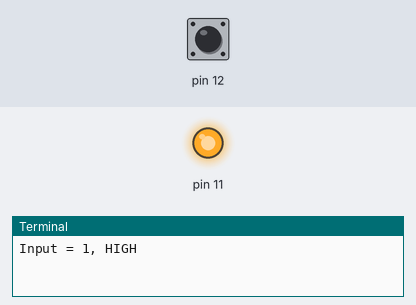
Simulated run of this program. Board: Raspberry Pi (header pin numbers). Parts: output pins drawn as LEDs (lit = HIGH), the last lines printed to the terminal. Inputs (shaded band) come from the test bench; at power-on: pin 12 HIGH.

Above: at 1.2 s.
1.3 s: pin 12 pulled LOW for 0.15 s
At 1.8 s:
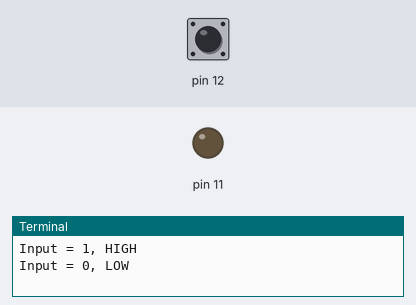
2.9 s: pin 12 pulled LOW for 1 s
At 4.2 s:
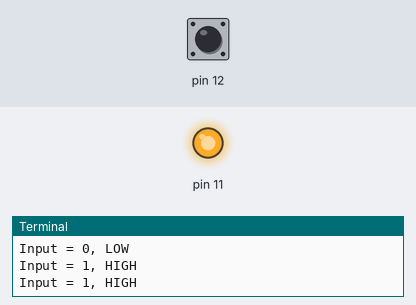
5.4 s: pin 12 pulled LOW for 3.2 s
At 6.1 s:
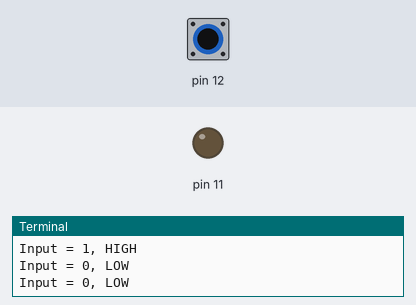
Timing chart, 0 to 8.4 s (numbered marks = the images above; inputs shaded):
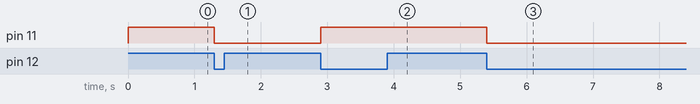

Measured:
- after the input at 1.3 s, pin 11: HIGH → LOW at once
- after the input at 2.9 s, pin 11: LOW → HIGH at once
- after the input at 5.4 s, pin 11: HIGH → LOW at once

The program:

TestGPIO-to-RPi.py
```python
import RPi.GPIO as GPIO #Add GPIO library to a Python sketch
import time #Add time library to a Python sketch

GPIO.setmode(GPIO.BOARD) #Setup GPIO using Board numbering
GPIO.setup(11, GPIO.OUT) #Setup pin 11 to output
GPIO.setup(12, GPIO.IN, pull_up_down=GPIO.PUD_UP)
status = 0
while True:
	if (status==0):
		GPIO.output(11,GPIO.HIGH)
		print("Input = 1, HIGH")
	else:
		GPIO.output(11,GPIO.LOW)
		print("Input = 0, LOW")
	time.sleep(0.5)
	if(GPIO.input(12)==1):
		time.sleep(0.1)
		while(GPIO.input(12)==1):
			time.sleep(0.1)
		status = ~status
```
